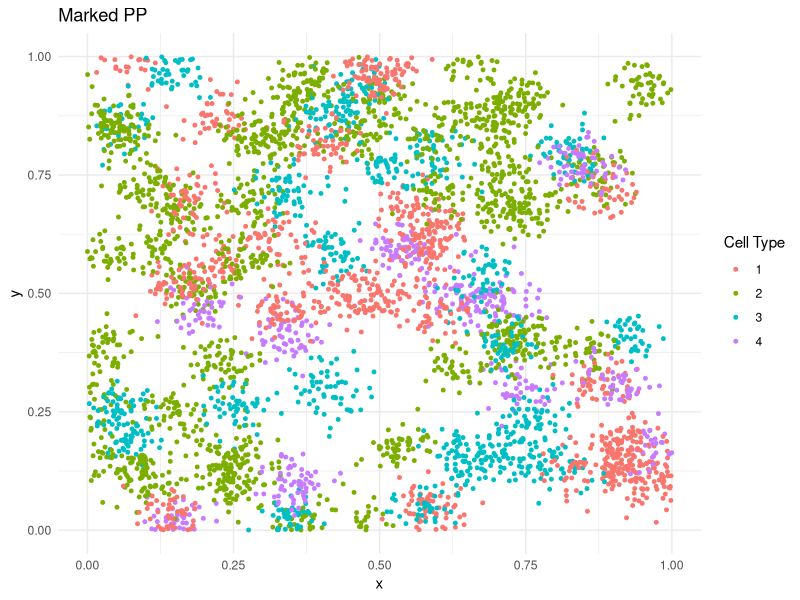

The R source for this figure:
#generate all types of data
library(spatstat)
library(ggplot2)

##Fucntion 1: generate parent clusters from csr, generate child clusters from parent
#sigma controls the spread of the cluster

rcluster_marked_ppp <- function(win,
                                n_parent,
                                M,
                                p.cells = NULL,
                                mu_offspring = 50,
                                offspring_dist = c("poisson", "fixed", "nbinom"),
                                size_nbinom = 10,
                                sigma = 0.1,
                                keep_parents = FALSE) {
  offspring_dist <- match.arg(offspring_dist)
  
  if(is.null(p.cells)) p.cells <- rep(1/M, M)
  stopifnot(length(p.cells) == M, all(p.cells >= 0), abs(sum(p.cells) - 1) < 1e-8)
  
  # parents iid uniform in window
  parents <- runifpoint(n_parent, win = win)
  
  # assign parent types
  parent_type <- factor(sample(seq_len(M), size = n_parent, replace = TRUE, prob = p.cells),
                        levels = seq_len(M))
  
  # offspring counts per parent
  n_off <- switch(offspring_dist,
                  poisson = rpois(n_parent, lambda = mu_offspring),
                  fixed   = rep(as.integer(mu_offspring), n_parent),
                  nbinom  = rnbinom(n_parent, mu = mu_offspring, size = size_nbinom))
  
  if(sum(n_off) == 0L) {
    X <- ppp(numeric(0), numeric(0), window = win,
             marks = factor(integer(0), levels = seq_len(M)))
    if(keep_parents) attr(X, "parents") <- data.frame(x=parents$x, y=parents$y, type=parent_type)
    return(X)
  }
  
  # repeat parents according to offspring count
  px <- rep(parents$x, times = n_off)
  py <- rep(parents$y, times = n_off)
  off_type <- rep(parent_type, times = n_off)
  
  # jitter
  x <- px + rnorm(sum(n_off), , sigma)
  y <- py + rnorm(sum(n_off), , sigma)
  
  # drop outside
  keep <- inside.owin(x, y, win)
  
  X <- ppp(x[keep], y[keep], window = win,
           marks = off_type[keep],
           check = FALSE)
  
  if(keep_parents) {
    attr(X, "parents") <- data.frame(x = parents$x, y = parents$y, type = parent_type)
  }
  X
}

##Function 2: LGCP

multi_type_lcgp <- function(win, M, mu, var, scale, p.cells){
  ppp_list <- list()
  for(i in 1:M){
    ppp_list[[i]] <- rLGCP("exp", mu = 3+10*p.cells[i], var = var, scale = scale, win = win)
  }
  X <- superimpose.ppp(ppp_list[[1]],ppp_list[[2]], ppp_list[[3]], W = win)
  marks(X) <- factor(rep(seq_len(M), sapply(ppp_list, npoints)), levels = seq_len(M))
  X
  
}
data <- multi_type_lcgp(square(1), M = 3, mu = 10, var = 1, scale = 0.5, p.cells = c(0.5, 0.3, 0.2))
data <- rcluster_marked_ppp(square(1), n_parent = 100, M = 4, p.cells = c(0.3, 0.4, 0.2, 0.1), mu_offspring = 50, offspring_dist = "poisson", sigma = 0.03)
df <- data.frame(data)
ggplot(df, aes(x = x, y = y, color = marks)) +
  geom_point(size = 1) +
  theme_minimal() +
  labs(title = "Marked PP", color = "Cell Type")
